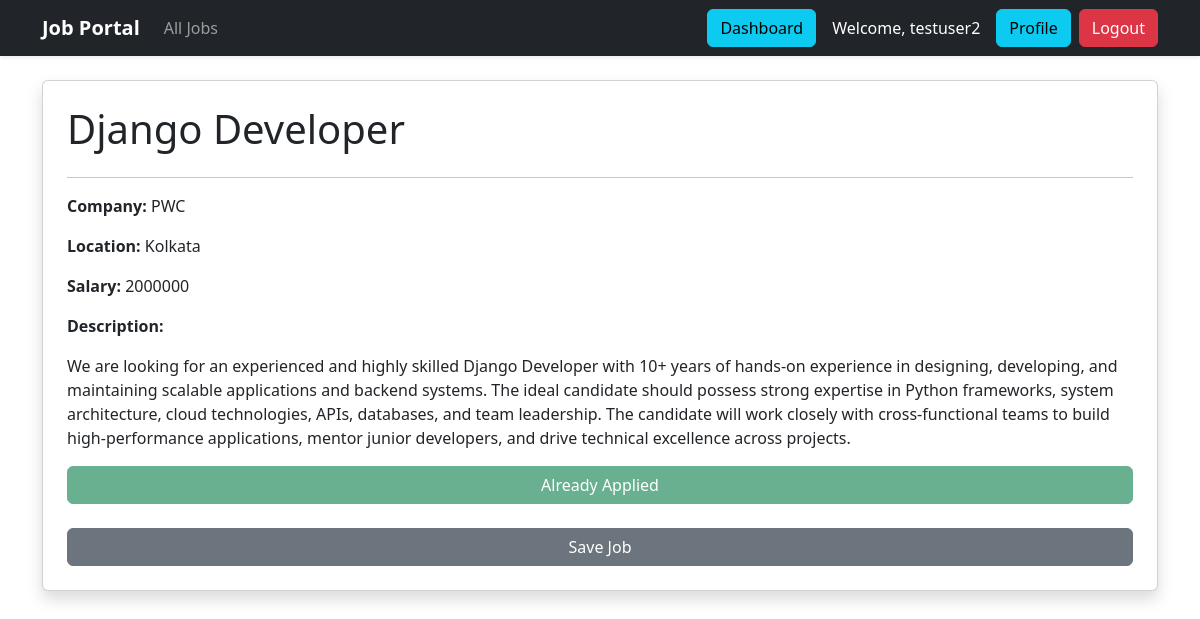
The app's page /jobs/2/ (signed in) with its own data.
### jobs/models.py (models this page shows, shortened)
class Job(models.Model):
    posted_by = models.ForeignKey(
        User, on_delete=models.CASCADE, related_name="posted_jobs", null=True
    )
    title = models.CharField(max_length=200)
    company_name = models.CharField(max_length=200)
    location = models.CharField(max_length=200)
    salary = models.CharField(max_length=100)
    description = models.TextField()
    saved_by = models.ManyToManyField(User, related_name="saved_jobs", blank=True)
    created_at = models.DateTimeField(auto_now_add=True)

### jobs/views.py (the view)
# urls.py: path("<int:pk>/", views.JobDetailView.as_view(), name="job_detail"),
class JobDetailView(DetailView):
    model = Job
    template_name = "jobs/job_detail.html"
    context_object_name = "job"
    def get_context_data(self, **kwargs):
        context = super().get_context_data(**kwargs)
        job = self.get_object()
        user_application_exists = False
        if self.request.user.is_authenticated:
            user_application_exists = Application.objects.filter(
                user=self.request.user, job=job
            ).exists()
        context["user_application_exists"] = user_application_exists
        return context

### jobs/templates/jobs/job_detail.html (shortened to what this page needs)
{% extends "base.html" %}
{% block content %}
<div class="card shadow p-4">
    <h1>{{ job.title }}</h1>
    <hr>
    <p>
        <strong>Company:</strong>
        {{ job.company_name }}
    </p>
    <p>
        <strong>Location:</strong>
        {{ job.location }}
    </p>
    <p>
        <strong>Salary:</strong>
        {{ job.salary }}
    </p>
    <p>
        <strong>Description:</strong>
    </p>
    <p>
        {{ job.description }}
    </p>
{% if user.profile.role != "recruiter" %}
    {% if user.is_authenticated  %}
        {% if user_application_exists %}
            <button class="btn btn-success" disabled>
                Already Applied
            </button>
        {% else %}
            <a href="{% url 'apply_job' job.id %}"
            class="btn btn-primary">
                Apply Now
            </a>
        {% endif %}
    {% else %}
        <a href="{% url 'login' %}"
        class="btn btn-warning">
            Login to Apply
        </a>
    {% endif %}
        <br>
        {% if user.is_authenticated %}
        <a href="{% url 'save_job' job.id %}" class="btn btn-secondary">
            {% if user in job.saved_by.all %}
                Remove Saved Job
            {% else %}
                Save Job
            {% endif %}
        </a>
        {% endif %}
{% endif %}
</div>
{% endblock %}

### templates/base.html (shortened to what this page needs)
{% load static %}
<!DOCTYPE html>
<html lang="en">
<head>
    <link
      href="https://cdn.jsdelivr.net/npm/bootstrap@5.3.7/dist/css/bootstrap.min.css"
      rel="stylesheet"
    >
</head>
<body>
<nav class="navbar navbar-expand-lg navbar-dark bg-dark shadow-sm">
    <div class="container">
        <a class="navbar-brand fw-bold" href="/">
            Job Portal
        </a>
        <div class="collapse navbar-collapse" id="navbarNav">
            <ul class="navbar-nav">
                <li class="nav-item">
                    <a
                        class="nav-link"
                        href="{% url 'job_list' %}">
                        All Jobs
                    </a>
                </li>
            </ul>
            <div class="ms-auto d-flex align-items-center">
                {% if user.is_authenticated %}
                    {% if user.profile.role == 'recruiter' %}
                        <a
                            href="{% url 'dashboard' %}"
                            class="btn btn-primary me-2">
                            Dashboard
                        </a>
                        <a
                            href="{% url 'recruiter_jobs' %}"
                            class="btn btn-dark me-2">
                            My Jobs
                        </a>
                        <a
                            href="{% url 'create_job' %}"
                            class="btn btn-warning me-4">
                            Post Job
                        </a>
                    {% else %}
                        <a
                            href="{% url 'dashboard' %}"
                            class="btn btn-info me-3">
                            Dashboard
                        </a>
                    {% endif %}
                    <span class="text-white me-3">
                        Welcome, {{ user.username }}
                    </span>
                    <a
                        href="{% url 'profile' %}"
                        class="btn btn-info me-2">
                        Profile
                    </a>
                    <a
                        href="{% url 'logout' %}"
                        class="btn btn-danger">
                        Logout
                    </a>
                {% endif %}
            </div>
        </div>
    </div>
</nav>
    <div class="container mt-4">
        {% block content %}
        {% endblock %}
    </div>
</body>
</html>

### records on screen
Job: title "Django Developer", company_name "PWC", location "Kolkata", salary "2000000", description "We are looking for an experienced and highly skilled Django Developer with 10+ years of hands-on experience in designing, developing, and maintaining scalable applications and backend systems. The ideal candidate should possess strong expertise in Python frameworks, system architecture, cloud technologies, APIs, databases, and team leadership. The candidate will work closely with cross-functional teams to build high-performance applications, mentor junior developers, and drive technical excellence across projects."

### other values on screen
{{ user.username }} "testuser2"
